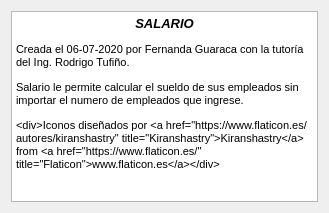
<?xml version="1.0" encoding="UTF-8"?>
<ui version="4.0">
 <class>About</class>
 <widget class="QDialog" name="About">
  <property name="geometry">
   <rect>
    <x>0</x>
    <y>0</y>
    <width>329</width>
    <height>213</height>
   </rect>
  </property>
  <property name="windowTitle">
   <string>Dialog</string>
  </property>
  <layout class="QFormLayout" name="formLayout">
   <item row="0" column="0" colspan="2">
    <widget class="QTextEdit" name="textEdit">
     <property name="maximumSize">
      <size>
       <width>500</width>
       <height>400</height>
      </size>
     </property>
     <property name="readOnly">
      <bool>true</bool>
     </property>
     <property name="html">
      <string>&lt;!DOCTYPE HTML PUBLIC &quot;-//W3C//DTD HTML 4.0//EN&quot; &quot;http://www.w3.org/TR/REC-html40/strict.dtd&quot;&gt;
&lt;html&gt;&lt;head&gt;&lt;meta name=&quot;qrichtext&quot; content=&quot;1&quot; /&gt;&lt;style type=&quot;text/css&quot;&gt;
p, li { white-space: pre-wrap; }
&lt;/style&gt;&lt;/head&gt;&lt;body style=&quot; font-family:'MS Shell Dlg 2'; font-size:8.25pt; font-weight:400; font-style:normal;&quot;&gt;
&lt;p align=&quot;center&quot; style=&quot; margin-top:12px; margin-bottom:12px; margin-left:0px; margin-right:0px; -qt-block-indent:0; text-indent:0px;&quot;&gt;&lt;span style=&quot; font-size:10pt; font-weight:600; font-style:italic;&quot;&gt;SALARIO&lt;/span&gt;&lt;/p&gt;
&lt;p style=&quot; margin-top:12px; margin-bottom:12px; margin-left:0px; margin-right:0px; -qt-block-indent:0; text-indent:0px;&quot;&gt;Creada el 06-07-2020 por Fernanda Guaraca con la tutoría del Ing. Rodrigo Tufiño. &lt;/p&gt;
&lt;p style=&quot; margin-top:12px; margin-bottom:12px; margin-left:0px; margin-right:0px; -qt-block-indent:0; text-indent:0px;&quot;&gt;Salario le permite calcular el sueldo de sus empleados sin importar el numero de empleados que ingrese.&lt;/p&gt;
&lt;p style=&quot; margin-top:12px; margin-bottom:12px; margin-left:0px; margin-right:0px; -qt-block-indent:0; text-indent:0px;&quot;&gt;&amp;lt;div&amp;gt;Iconos diseñados por &amp;lt;a href=&amp;quot;https://www.flaticon.es/autores/kiranshastry&amp;quot; title=&amp;quot;Kiranshastry&amp;quot;&amp;gt;Kiranshastry&amp;lt;/a&amp;gt; from &amp;lt;a href=&amp;quot;https://www.flaticon.es/&amp;quot; title=&amp;quot;Flaticon&amp;quot;&amp;gt;www.flaticon.es&amp;lt;/a&amp;gt;&amp;lt;/div&amp;gt;&lt;/p&gt;&lt;/body&gt;&lt;/html&gt;</string>
     </property>
    </widget>
   </item>
  </layout>
 </widget>
 <resources/>
 <connections/>
</ui>
